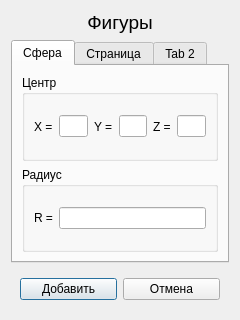
<?xml version="1.0" encoding="UTF-8"?>
<ui version="4.0">
 <class>FigureDialog</class>
 <widget class="QDialog" name="FigureDialog">
  <property name="geometry">
   <rect>
    <x>0</x>
    <y>0</y>
    <width>240</width>
    <height>320</height>
   </rect>
  </property>
  <property name="windowTitle">
   <string>Dialog</string>
  </property>
  <layout class="QVBoxLayout" name="verticalLayout">
   <item>
    <widget class="QLabel" name="label">
     <property name="font">
      <font>
       <pointsize>14</pointsize>
      </font>
     </property>
     <property name="text">
      <string>Фигуры</string>
     </property>
     <property name="alignment">
      <set>Qt::AlignCenter</set>
     </property>
    </widget>
   </item>
   <item>
    <widget class="QTabWidget" name="figureTabWidget">
     <property name="currentIndex">
      <number>0</number>
     </property>
     <widget class="QWidget" name="sphereTab">
      <attribute name="title">
       <string>Сфера</string>
      </attribute>
      <layout class="QVBoxLayout" name="verticalLayout_2">
       <item>
        <widget class="QGroupBox" name="sphereCentreGroupBox">
         <property name="title">
          <string>Центр</string>
         </property>
         <layout class="QHBoxLayout" name="horizontalLayout_3">
          <item>
           <widget class="QLabel" name="xSphereLabel">
            <property name="text">
             <string>X =</string>
            </property>
           </widget>
          </item>
          <item>
           <widget class="QLineEdit" name="xSphereLineEdit"/>
          </item>
          <item>
           <widget class="QLabel" name="ySphereLabel">
            <property name="text">
             <string>Y =</string>
            </property>
           </widget>
          </item>
          <item>
           <widget class="QLineEdit" name="ySphereLineEdit"/>
          </item>
          <item>
           <widget class="QLabel" name="zSphereLabel">
            <property name="text">
             <string>Z =</string>
            </property>
           </widget>
          </item>
          <item>
           <widget class="QLineEdit" name="zSphereLineEdit"/>
          </item>
         </layout>
        </widget>
       </item>
       <item>
        <widget class="QGroupBox" name="sphereRadiusGroupBox">
         <property name="title">
          <string>Радиус</string>
         </property>
         <layout class="QHBoxLayout" name="horizontalLayout_2">
          <item>
           <widget class="QLabel" name="radiusSphereLabel">
            <property name="text">
             <string>R =</string>
            </property>
           </widget>
          </item>
          <item>
           <widget class="QLineEdit" name="radiusSphereLineEdit"/>
          </item>
         </layout>
        </widget>
       </item>
      </layout>
     </widget>
     <widget class="QWidget" name="cubeTab">
      <attribute name="title">
       <string>Страница</string>
      </attribute>
     </widget>
     <widget class="QWidget" name="coneTab">
      <attribute name="title">
       <string>Tab 2</string>
      </attribute>
     </widget>
    </widget>
   </item>
   <item>
    <widget class="QWidget" name="widget" native="true">
     <layout class="QHBoxLayout" name="horizontalLayout">
      <item>
       <widget class="QPushButton" name="addPushButton">
        <property name="text">
         <string>Добавить</string>
        </property>
       </widget>
      </item>
      <item>
       <widget class="QPushButton" name="canselPushButton">
        <property name="text">
         <string>Отмена</string>
        </property>
       </widget>
      </item>
     </layout>
    </widget>
   </item>
  </layout>
 </widget>
 <resources/>
 <connections/>
</ui>
